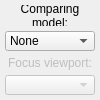
<?xml version="1.0" encoding="UTF-8"?>
<ui version="4.0">
 <class>CompareModeSettings</class>
 <widget class="QWidget" name="CompareModeSettings">
  <property name="geometry">
   <rect>
    <x>0</x>
    <y>0</y>
    <width>100</width>
    <height>100</height>
   </rect>
  </property>
  <property name="windowTitle">
   <string>Form</string>
  </property>
  <layout class="QVBoxLayout" name="verticalLayout">
   <property name="spacing">
    <number>5</number>
   </property>
   <property name="leftMargin">
    <number>5</number>
   </property>
   <property name="topMargin">
    <number>5</number>
   </property>
   <property name="rightMargin">
    <number>5</number>
   </property>
   <property name="bottomMargin">
    <number>5</number>
   </property>
   <item>
    <widget class="QLabel" name="label_Models">
     <property name="text">
      <string>Comparing model:</string>
     </property>
     <property name="alignment">
      <set>Qt::AlignCenter</set>
     </property>
     <property name="wordWrap">
      <bool>true</bool>
     </property>
    </widget>
   </item>
   <item>
    <widget class="QComboBox" name="comboBox_Models">
     <item>
      <property name="text">
       <string>None</string>
      </property>
     </item>
     <item>
      <property name="text">
       <string>Focus</string>
      </property>
     </item>
    </widget>
   </item>
   <item>
    <spacer name="verticalSpacer">
     <property name="orientation">
      <enum>Qt::Vertical</enum>
     </property>
     <property name="sizeHint" stdset="0">
      <size>
       <width>20</width>
       <height>40</height>
      </size>
     </property>
    </spacer>
   </item>
   <item>
    <widget class="QLabel" name="label_Focus">
     <property name="enabled">
      <bool>false</bool>
     </property>
     <property name="text">
      <string>Focus viewport:</string>
     </property>
     <property name="alignment">
      <set>Qt::AlignCenter</set>
     </property>
    </widget>
   </item>
   <item>
    <widget class="QComboBox" name="comboBox_Focus">
     <property name="enabled">
      <bool>false</bool>
     </property>
    </widget>
   </item>
  </layout>
 </widget>
 <resources/>
 <connections/>
</ui>
